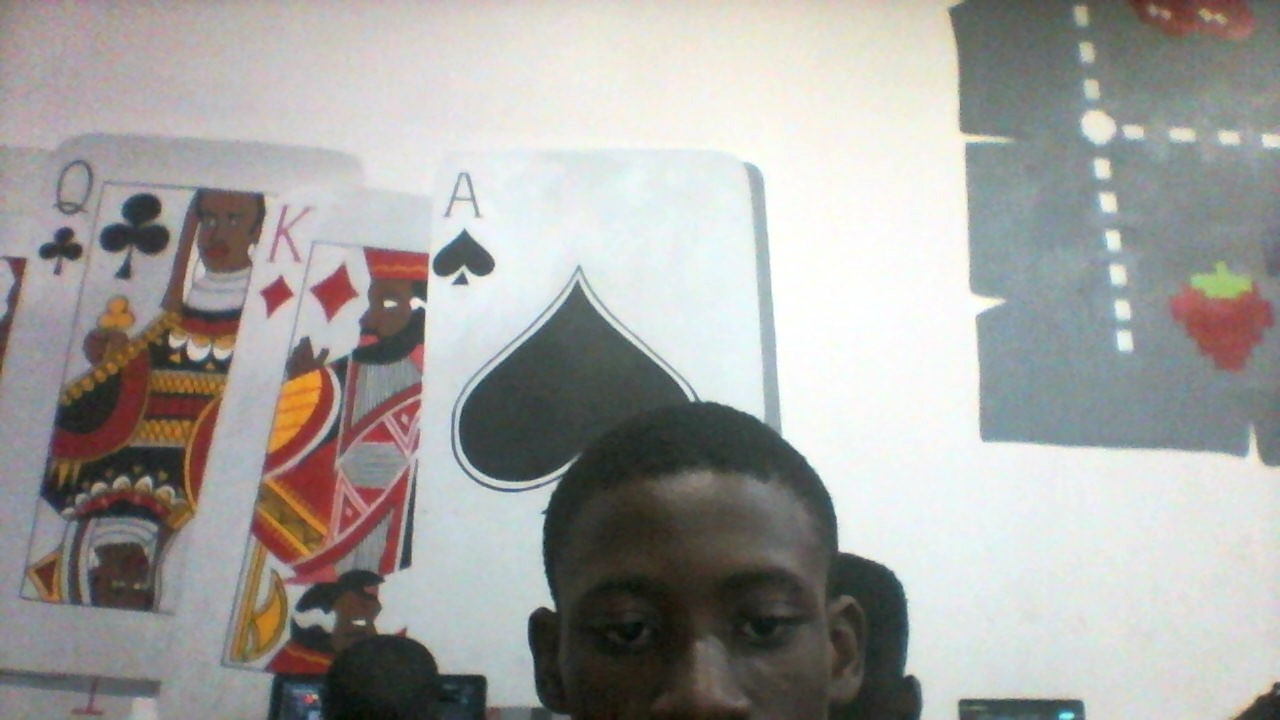
#> input picture images/image_2.jpg, 1280 x 720 px
$ python Numpy_intro.py
#> lines starting #> are read from the running program, lines starting #| are printed output that depends on the picture; after the words box and inside, x2 and y2 are one past the last pixel; in counts of white or black regions, pixels touching at a corner belong together
# import the openCV.library
import cv2 as cv
import numpy as np


zeros_3d = np.zeros((1200, 1200, 3)) # creates a black image

zeros_3d[:300, :255,:] = 100


# Create a 3x3 image array with three channels (RBG)
image_array = np.array([[[255, 0, 0], [0, 255, 0], [0, 0, 255]],
                       [[255, 255, 0], [255, 0, 255], [0, 255, 255]],
                       [[128, 128, 128], [64, 64, 64], [192, 192, 192]]], dtype=np.uint8)

#Read the image from where it is located on the PC
img = cv.imread('images/image_2.jpg')
#> img is the input picture: shape (720, 1280, 3); mean B, G, R 159.6, 162.4, 163.5
image_array = np.array(img)
shape = image_array.shape
#> shape = (720, 1280, 3)
print(shape)
#| (720, 1280, 3)
img[:100,:100,:] = 100
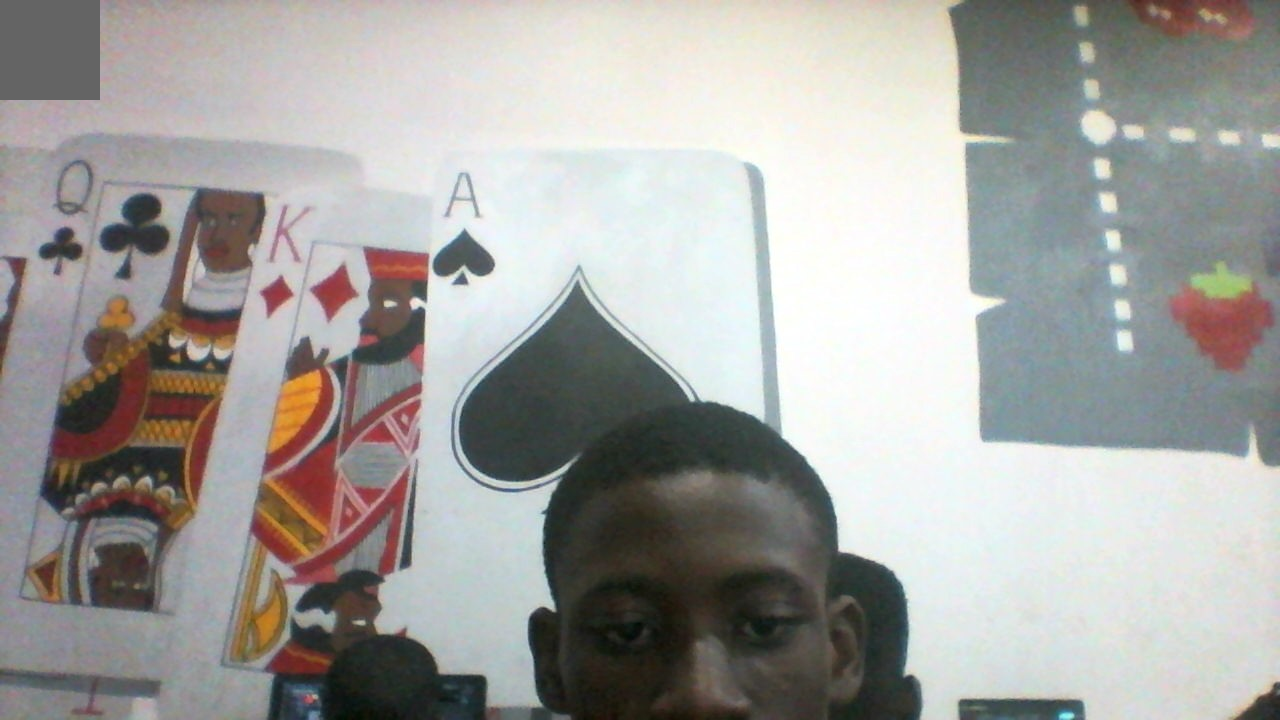
#> img: shape (720, 1280, 3); 1.09% of pixels changed, all inside (x1, y1, x2, y2) = (0, 0, 100, 100)


#start a while loop that continues to show the image on the windows
while True:
    gray = cv.cvtColor(img, cv.COLOR_BGR2GRAY)
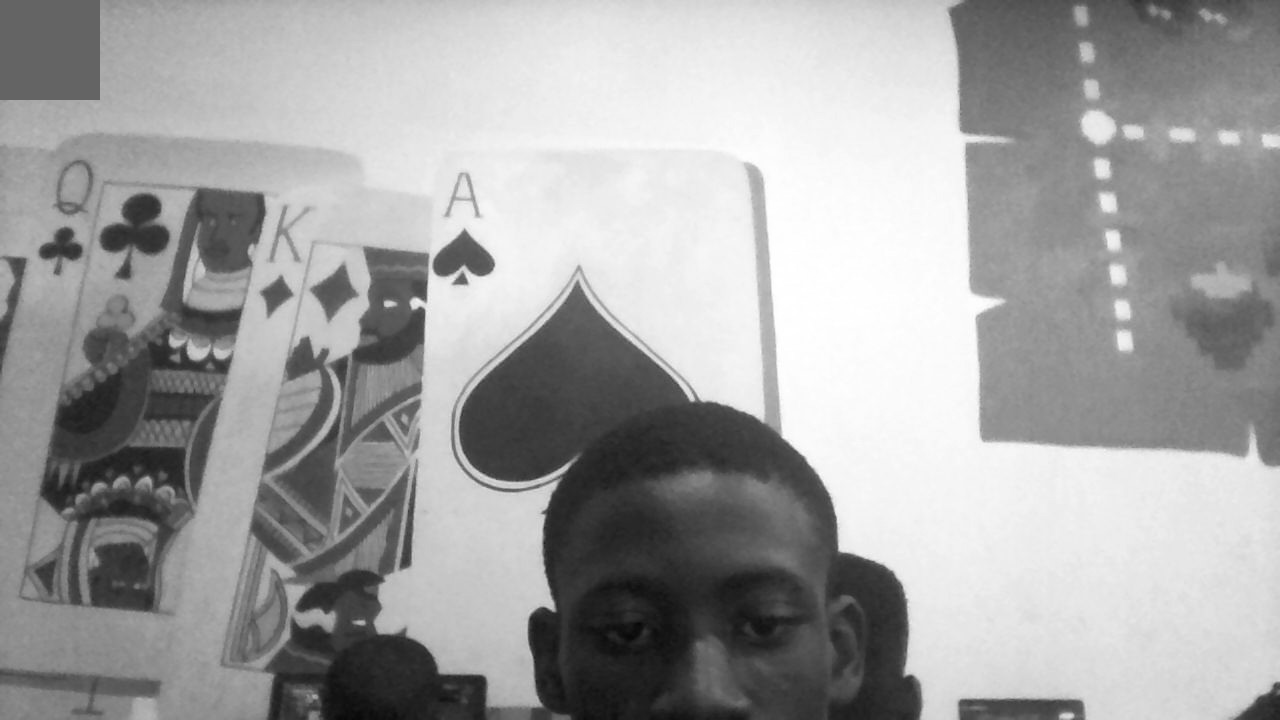
#> gray: shape (720, 1280); min 6, max 255, mean 161.8
    cv.imshow('food window',zeros_3d)
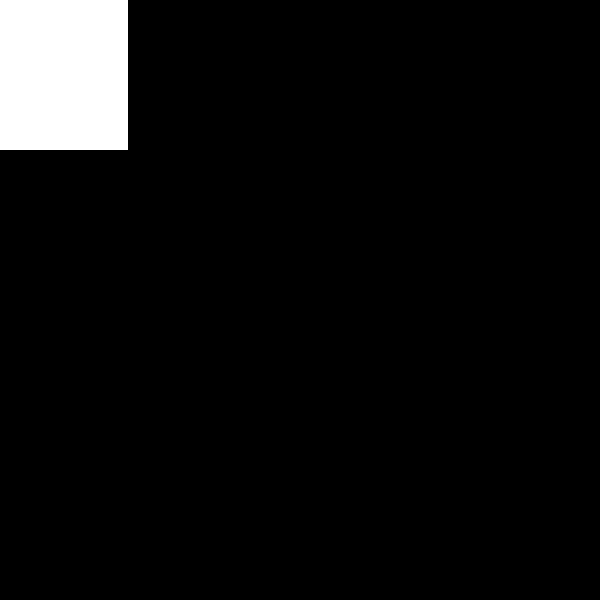
#> window 'food window': shape (1200, 1200, 3) (shown at 1/2 size); 5.3% white; 1 white region, box (x1, y1, x2, y2) and area: (0, 0, 255, 300) 76500
    if cv .waitKey(1) & 0xFF == ord('a'):
#> (key Esc is pressed here)
        break


cv.destroyAllWindows()

'''
Numpy array

In the slicing image_array[1:, 1:, 1:], each colon (:) represents a range of indices along a particular
dimension of the array. In a 3D numpy array representing an image with dimensions (height, width, channels),
the slicing corresponds to:

1::This indicates that we are selecting elementsstarting from index 1 (the second element) along the first dimension
(height) This meanswe are excluding the first row of the image.

1::Similarly, this indicates that we are selecting elementsstarting from index 1 (the second element) along the second dimension
(width), This means we are excluding the first column of the image.

1::Finally, This indicates that we are selecting elements starting from index 1 (the second element) along the third
dimension (channels). This means we are excluding the first channel of the image.
So, subimage will contain a cropped version of image_array that excludes the first row, first column,
and first channel. It represents a sub image of the original image with dimensions (height - 1, width - 1, channels - 1).


'''

$ run again, with images/image_3.jpg copied over images/image_2.jpg
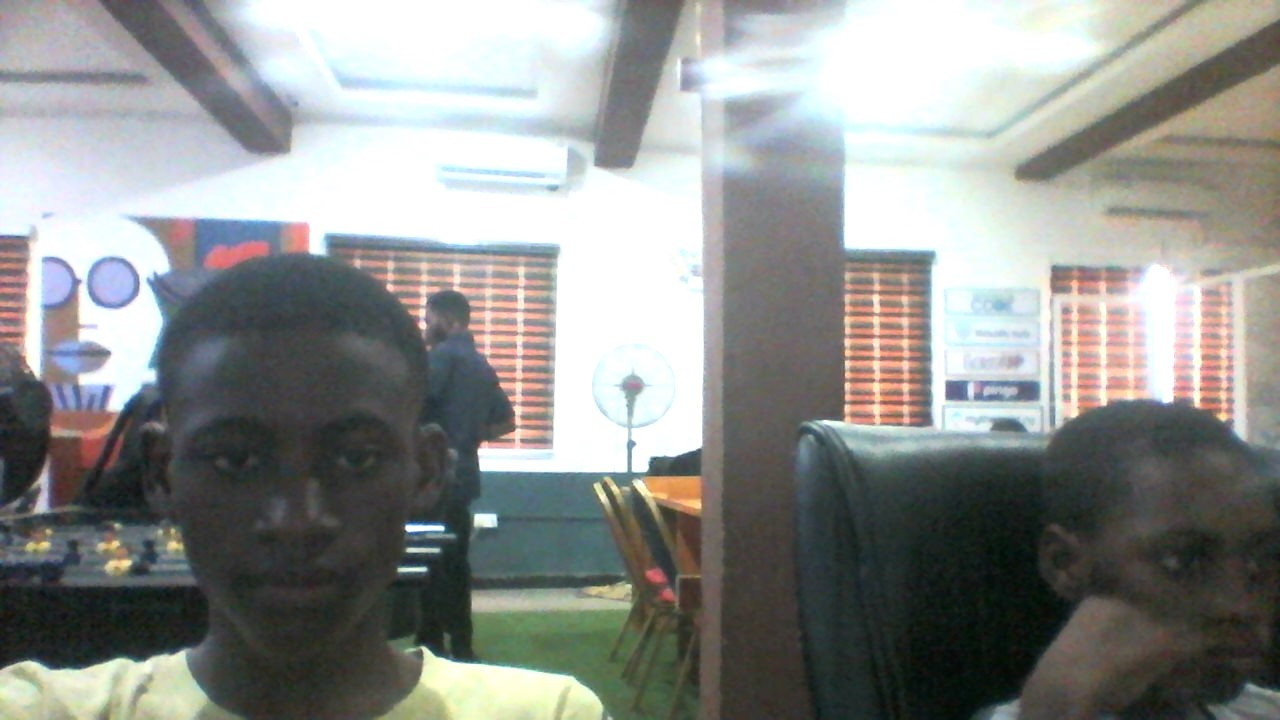
#> input picture images/image_3.jpg, 1280 x 720 px
#> img is the input picture: shape (720, 1280, 3); mean B, G, R 141, 143.7, 141.6
#| (720, 1280, 3)
#> `img[:100,:100,:] = 100`:
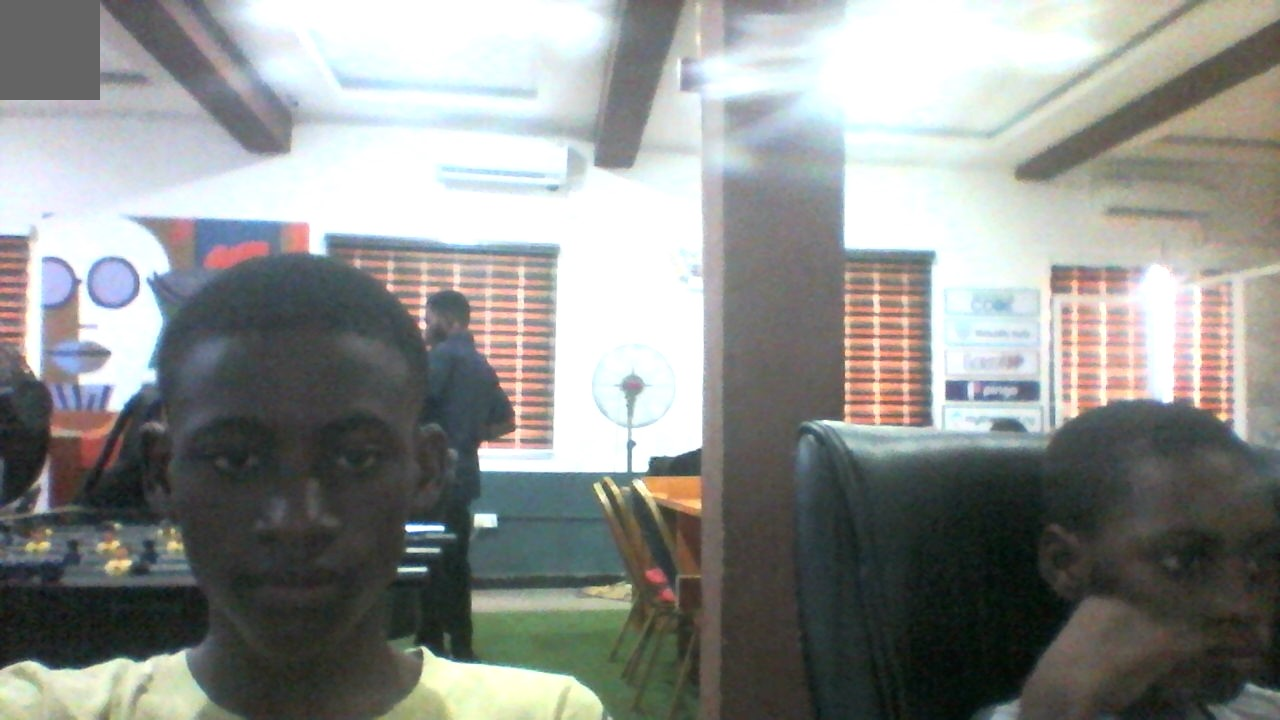
#> img: shape (720, 1280, 3); 1.09% of pixels changed, all inside (x1, y1, x2, y2) = (0, 0, 100, 100)
#> `gray = cv.cvtColor(img, cv.COLOR_BGR2GRAY)`:
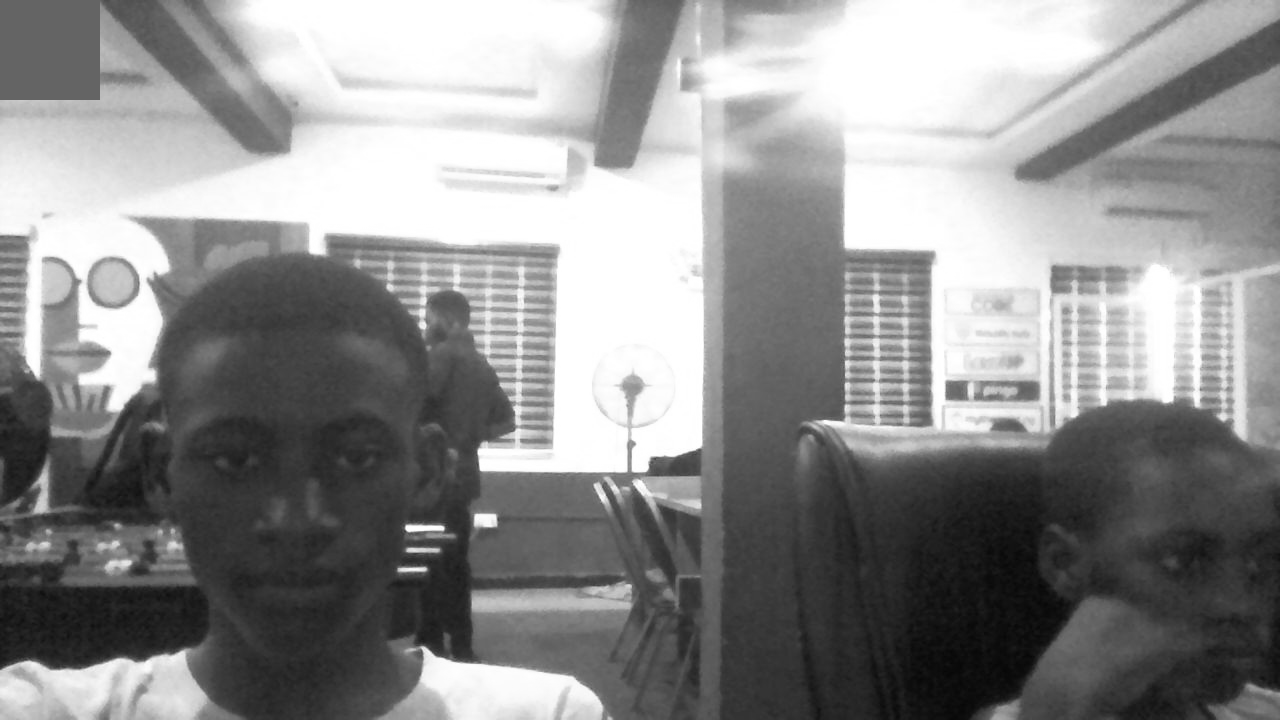
#> gray: shape (720, 1280); min 6, max 255, mean 142
